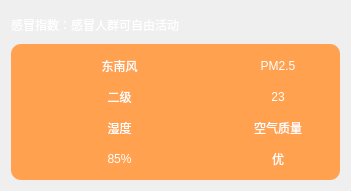
  <widget class="QWidget" name="widgetMid" native="true">
   <property name="geometry">
    <rect>
     <x>10</x>
     <y>180</y>
     <width>351</width>
     <height>191</height>
    </rect>
   </property>
   <property name="styleSheet">
    <string notr="true">color: rgb(255,255,255);</string>
   </property>
   <layout class="QVBoxLayout" name="verticalLayout" stretch="1,5">
    <item>
     <widget class="QLabel" name="labelGanMao">
      <property name="text">
       <string>感冒指数：感冒人群可自由活动</string>
      </property>
     </widget>
    </item>
    <item>
     <widget class="QWidget" name="widgetMid_1" native="true">
      <property name="styleSheet">
       <string notr="true">background-color: rgb(255, 161, 79);
border-radius: 10px;</string>
      </property>
      <layout class="QGridLayout" name="gridLayout">
       <item row="0" column="0">
        <layout class="QHBoxLayout" name="horizontalLayout">
         <item>
          <widget class="QLabel" name="labelFx">
           <property name="minimumSize">
            <size>
             <width>40</width>
             <height>40</height>
            </size>
           </property>
           <property name="maximumSize">
            <size>
             <width>40</width>
             <height>40</height>
            </size>
           </property>
           <property name="sizeIncrement">
            <size>
             <width>40</width>
             <height>40</height>
            </size>
           </property>
           <property name="baseSize">
            <size>
             <width>40</width>
             <height>40</height>
            </size>
           </property>
           <property name="text">
            <string/>
           </property>
           <property name="pixmap">
            <pixmap resource="res.qrc">:/res/fengxiang.svg</pixmap>
           </property>
           <property name="scaledContents">
            <bool>true</bool>
           </property>
          </widget>
         </item>
         <item>
          <layout class="QVBoxLayout" name="verticalLayout_2">
           <item>
            <widget class="QLabel" name="label_FxTitle">
             <property name="text">
              <string>东南风</string>
             </property>
             <property name="alignment">
              <set>Qt::AlignmentFlag::AlignCenter</set>
             </property>
            </widget>
           </item>
           <item>
            <widget class="QLabel" name="label_FxType">
             <property name="text">
              <string>二级</string>
             </property>
             <property name="alignment">
              <set>Qt::AlignmentFlag::AlignCenter</set>
             </property>
            </widget>
           </item>
          </layout>
         </item>
        </layout>
       </item>
       <item row="0" column="1">
        <layout class="QHBoxLayout" name="horizontalLayout_4">
         <item>
          <widget class="QLabel" name="labelFx_4">
           <property name="minimumSize">
            <size>
             <width>40</width>
             <height>40</height>
            </size>
           </property>
           <property name="maximumSize">
            <size>
             <width>40</width>
             <height>40</height>
            </size>
           </property>
           <property name="sizeIncrement">
            <size>
             <width>40</width>
             <height>40</height>
            </size>
           </property>
           <property name="baseSize">
            <size>
             <width>40</width>
             <height>40</height>
            </size>
           </property>
           <property name="text">
            <string/>
           </property>
           <property name="pixmap">
            <pixmap resource="res.qrc">:/res/PM2.5.svg</pixmap>
           </property>
           <property name="scaledContents">
            <bool>true</bool>
           </property>
          </widget>
         </item>
         <item>
          <layout class="QVBoxLayout" name="verticalLayout_6">
           <item>
            <widget class="QLabel" name="label_Title_5">
             <property name="text">
              <string>PM2.5</string>
             </property>
             <property name="alignment">
              <set>Qt::AlignmentFlag::AlignCenter</set>
             </property>
            </widget>
           </item>
           <item>
            <widget class="QLabel" name="label_Type_5">
             <property name="text">
              <string>23</string>
             </property>
             <property name="alignment">
              <set>Qt::AlignmentFlag::AlignCenter</set>
             </property>
            </widget>
           </item>
          </layout>
         </item>
        </layout>
       </item>
       <item row="1" column="0">
        <layout class="QHBoxLayout" name="horizontalLayout_2">
         <item>
          <widget class="QLabel" name="labelSd">
           <property name="minimumSize">
            <size>
             <width>40</width>
             <height>40</height>
            </size>
           </property>
           <property name="maximumSize">
            <size>
             <width>40</width>
             <height>40</height>
            </size>
           </property>
           <property name="sizeIncrement">
            <size>
             <width>40</width>
             <height>40</height>
            </size>
           </property>
           <property name="baseSize">
            <size>
             <width>40</width>
             <height>40</height>
            </size>
           </property>
           <property name="text">
            <string/>
           </property>
           <property name="pixmap">
            <pixmap resource="res.qrc">:/res/shudu.svg</pixmap>
           </property>
           <property name="scaledContents">
            <bool>true</bool>
           </property>
          </widget>
         </item>
         <item>
          <layout class="QVBoxLayout" name="verticalLayout_3">
           <item>
            <widget class="QLabel" name="label_SdTitle">
             <property name="text">
              <string>湿度</string>
             </property>
             <property name="alignment">
              <set>Qt::AlignmentFlag::AlignCenter</set>
             </property>
            </widget>
           </item>
           <item>
            <widget class="QLabel" name="label_SdType">
             <property name="text">
              <string>85%</string>
             </property>
             <property name="alignment">
              <set>Qt::AlignmentFlag::AlignCenter</set>
             </property>
            </widget>
           </item>
          </layout>
         </item>
        </layout>
       </item>
       <item row="1" column="1">
        <layout class="QHBoxLayout" name="horizontalLayout_5">
         <item>
          <widget class="QLabel" name="labelFx_5">
           <property name="minimumSize">
            <size>
             <width>40</width>
             <height>40</height>
            </size>
           </property>
           <property name="maximumSize">
            <size>
             <width>40</width>
             <height>40</height>
            </size>
           </property>
           <property name="sizeIncrement">
            <size>
             <width>40</width>
             <height>40</height>
            </size>
           </property>
           <property name="baseSize">
            <size>
             <width>40</width>
             <height>40</height>
            </size>
           </property>
           <property name="text">
            <string/>
           </property>
           <property name="pixmap">
            <pixmap resource="res.qrc">:/res/kongqi.svg</pixmap>
           </property>
           <property name="scaledContents">
            <bool>true</bool>
           </property>
          </widget>
         </item>
         <item>
          <layout class="QVBoxLayout" name="verticalLayout_7">
           <item>
            <widget class="QLabel" name="label_Title_6">
             <property name="text">
              <string>空气质量</string>
             </property>
             <property name="alignment">
              <set>Qt::AlignmentFlag::AlignCenter</set>
             </property>
            </widget>
           </item>
           <item>
            <widget class="QLabel" name="label_Type_6">
             <property name="text">
              <string>优</string>
             </property>
             <property name="alignment">
              <set>Qt::AlignmentFlag::AlignCenter</set>
             </property>
            </widget>
           </item>
          </layout>
         </item>
        </layout>
       </item>
      </layout>
     </widget>
    </item>
   </layout>
  </widget>
